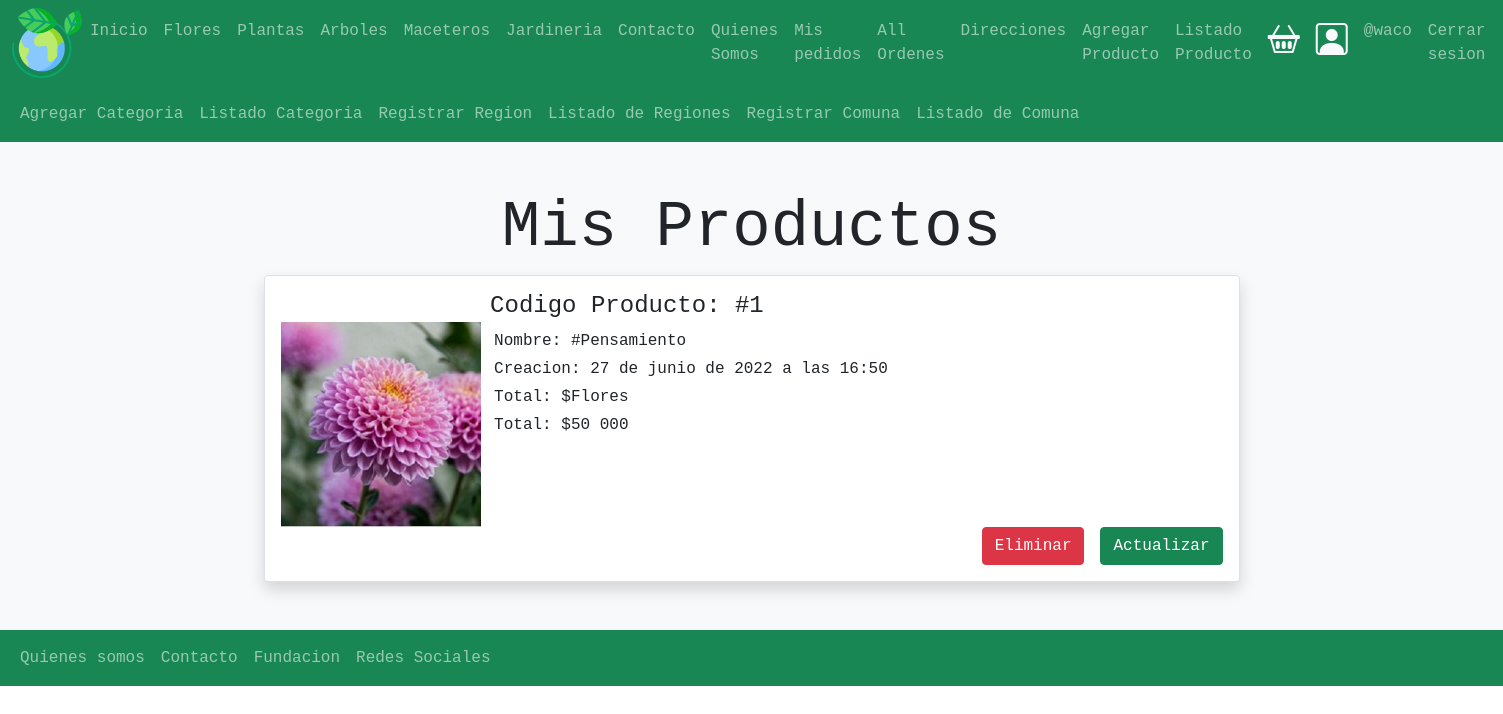
The page /productos/productoListado/ (signed in) on the database its author committed.
### productos/models.py (models this page shows, shortened)
class Producto(models.Model):
    usuario = models.ForeignKey(User, null=False, blank=False, on_delete=models.PROTECT)
    nombre =  models.CharField(max_length=50)
    imagen = models.ImageField(upload_to="productos",null=False, blank=False)
    descripcion = models.TextField()
    precio = models.IntegerField(default=0,null=False , blank=False)
    slug = models.SlugField(null=False, blank=False , unique=True)
    creacion = models.DateTimeField(auto_now_add=True)
    stock = models.IntegerField(null=False , blank=False, default=0)
    categoria =  models.ForeignKey(Categoria, on_delete=models.PROTECT)

class Categoria(models.Model):
    nombre = models.CharField(max_length=50)
    def __str__(self):
        return self.nombre

### productos/views.py (the view)
# urls.py: path('productoListado/', views.productoListado.as_view(), name='productoListado'),
class productoListado(LoginRequiredMixin, ListView):
    login_url = 'login'
    modelo = Producto
    template_name = 'productos/productoListado.html'
    def get_queryset(self):
        return Producto.objects.filter(usuario = self.request.user).order_by('-id')

### productos/templates/productos/productoListado.html
{% extends 'base.html' %}
{% load humanize %}
{% block contenido %}
<section>
    <div class="p-5 bg-light">
        <div class="container">
            <h1 class="display-3 text-center bg-light">Mis Productos</h1>
        </div>
        <div class="container">
            {% for producto in object_list %}
            <div class="card border rounded shadow">
              <div class="card-body">
                <div class="d-inline-block">
                    {% if producto.imagen %}
                    <img src="{{ producto.imagen.url }}" alt="imagen del producto" class="img-fluid" width="200" height="200">
                    {% endif %}
                </div>
               <div class="d-inline-block">
                    <h4 class="card-title"> Codigo Producto:  #{{ producto.id}}</h4>
                    <p class="card-text m-1">Nombre:  #{{producto.nombre}} </p>
                    <p class="card-text m-1"> Creacion: {{ producto.creacion}} </p>
                    <p class="card-text m-1"> Total: ${{ producto.categoria}} </p>
                    <p class="card-text m-1"> Total: ${{ producto.precio | intcomma}} </p>
               </div>
               <div class="d-flex justify-content-end">
                    <a href="{% url 'productos:borrar' producto.pk %} " class="btn btn-danger me-3">Eliminar</a>
                    <a href="{% url 'productos:update' producto.pk %}" class="btn btn-success">Actualizar</a>
               </div>
                </div>
            </div>
            {% endfor %}
        </div>
    </div>
</section>
{% endblock contenido %}

### templates/base.html (shortened to what this page needs)
{% load static %}
<!DOCTYPE html>
<html lang="es">
<head>
    <link href="https://cdn.jsdelivr.net/npm/bootstrap@5.1.3/dist/css/bootstrap.min.css" rel="stylesheet">
    <link rel="stylesheet" href="https://cdn.jsdelivr.net/npm/bootstrap-icons@1.8.2/font/bootstrap-icons.css">
    <link rel="stylesheet" href=" {% static 'css/miestilo.css'%} ">
</head>
<body>
    <header>
        <nav class="navbar navbar-expand-xl navbar-dark bg-success">
            <div class="container-fluid">
                <a href="{% url 'home'%}">
                    <img src="{% static 'img/el-planeta-tierra.png' %}" alt="Logo" style="width: 70px;">
                </a>
                <div class="collapse navbar-collapse" id="mynavbar">
                    <ul class="navbar-nav me-auto">
                        <li class="nav-item">
                            <a class="nav-link" href="{% url 'home' %}">Inicio</a>
                        </li>
                        <li class="nav-item">
                            <a class="nav-link" href="{% url 'flores' %}">Flores</a>
                        </li>
                        <li class="nav-item">
                            <a class="nav-link" href="{% url 'plantas' %}">Plantas</a>
                        </li>
                        <li class="nav-item">
                            <a class="nav-link" href="{% url 'arboles' %}">Arboles</a>
                        </li>
                        <li class="nav-item">
                            <a class="nav-link" href="{% url 'maceteros' %}">Maceteros</a>
                        </li>
                        <li class="nav-item">
                            <a class="nav-link" href="{% url 'jardineria' %}">Jardineria</a>
                        </li>
                        <li class="nav-item">
                            <a class="nav-link" href="{% url 'contacto'%}">Contacto</a>
                        </li>
                        <li class="nav-item">
                            <a class="nav-link" href="{% url 'quienesSomos'%}">Quienes Somos</a>
                        </li>
                        {% if user.is_authenticated %}
                        <li class="nav-item">
                            <a class="nav-link" href="{% url 'ordenes:completados'%}">Mis pedidos</a>
                        </li>
                        {% endif %}
                        {% if user.is_authenticated %}
                        <li class="nav-item">
                            <a class="nav-link" href="{% url 'ordenes:allOrdenes'%}">All Ordenes</a>
                        </li>
                        {% endif %}
                        {% if user.is_authenticated %}
                            <li class="nav-item">
                                <a class="nav-link" href="{% url 'direccion_envio:direccion_envio'%}">Direcciones</a>
                            </li>
                        {% endif %}
                        {% if user.is_authenticated %}
                            <li class="nav-item">
                                <a class="nav-link" href=" {% url 'productos:formProducto' %}">Agregar Producto</a>
                            </li>
                        {% endif %}
                        {% if user.is_authenticated %}
                        <li class="nav-item">
                            <a class="nav-link" href=" {% url 'productos:productoListado' %}">Listado Producto</a>
                        </li>
                    {% endif %}
                    </ul>
                    <div class="d-flex m-1">
                        <a href="{% url 'carrito:carrito'%}" class="text-light">
                            <i class="bi bi-basket2 p-1" style="font-size: 2rem;"></i>
                        </a>
                    </div>
                    <div class="d-flex m-2">
                        {% if user.is_authenticated %}
                            <a href="{% url 'perfil'%}" class="text-light">
                                <i class="bi bi-person-square" style="font-size: 2rem;"></i>
                            </a>
                        {% else%}
                            <a href="{% url 'login' %}" class="text-light">
                                <i class="bi bi-person-square" style="font-size: 2rem;"></i>
                            </a>
                        {% endif %}
                    </div>
                    <ul class="navbar-nav ">
                        {% if user.is_authenticated %}
                        <li class="nav-item">
                            <a class="nav-link" href="{% url 'perfil'%}">@{{ user.username }}</a>
                        </li>
                        <li class="nav-item">
                            <a class="nav-link" href="{% url 'logout' %}">Cerrar sesion</a>
                        </li>
                        {% else%}
                        <li class="nav-item d-flex">
                            <a class="nav-link" href="{% url 'login' %}">Iniciar Sesion</a>
                        </li>
                        {% endif %}
                    </ul>
                </div>
            </div>
        </nav>
        <nav class="navbar navbar-expand-xl navbar-dark bg-success">
            <div class="container-fluid">
                <div class="collapse navbar-collapse" id="mynavbar">
                    <ul class="navbar-nav me-auto">
                        {% if user.is_authenticated %}
                        <li class="nav-item">
                            <a class="nav-link" href=" {% url 'productos:formCategoria' %}">Agregar Categoria</a>
                        </li>
                    {% endif %}
                    {% if user.is_authenticated %}
                        <li class="nav-item">
                            <a class="nav-link" href=" {% url 'productos:listadoCategoria' %}">Listado Categoria</a>
                        </li>
                    {% endif %}
                    {% if user.is_authenticated %}
                        <li class="nav-item">
                            <a class="nav-link" href=" {% url 'formRegion' %}">Registrar Region</a>
                        </li>
                    {% endif %}
                    {% if user.is_authenticated %}
                    <li class="nav-item">
                        <a class="nav-link" href=" {% url 'listadoRegion' %}">Listado de  Regiones</a>
                    </li>
                {% endif %}
                {% if user.is_authenticated %}
                        <li class="nav-item">
                            <a class="nav-link" href=" {% url 'formComuna' %}">Registrar Comuna</a>
                        </li>
                    {% endif %}
                    {% if user.is_authenticated %}
                    <li class="nav-item">
                        <a class="nav-link" href=" {% url 'listadoComuna' %}">Listado de  Comuna</a>
                    </li>
                {% endif %}
                    </ul>
                </div>
            </div>
        </nav>
    </header>
{% block contenido %}
{% endblock contenido %}
   <footer>
        <nav class="navbar navbar-expand-sm bg-success navbar-dark">
            <div class="container-fluid">
                <ul class="navbar-nav me-auto">
                    <li class="nav-item">
                        <a class="nav-link" href=" {% url 'quienesSomos'%}">Quienes somos</a>
                    </li>
                    <li class="nav-item">
                        <a class="nav-link" href=" {% url 'contacto'%} ">Contacto</a>
                    </li>
                    <li class="nav-item">
                        <a class="nav-link" href="javascript:void(0)">Fundacion</a>
                    </li>
                    <li class="nav-item">
                        <a class="nav-link" href="#">Redes Sociales</a>
                    </li>
                </ul>
            </div>
          </nav>
    </footer>
</body>
</html>

### static/css/miestilo.css (style rules this page uses)
body { font-family: monospace; }
.container { width: 100%; max-width: 1000px; margin: auto; }

### rows shown on the page
Producto: imagen (picture), id "1", nombre "Pensamiento", creacion "27 de junio de 2022 a las 16:50", categoria "Flores", precio "50 000"

### other values the page prints
{{ user.username }} "waco"
